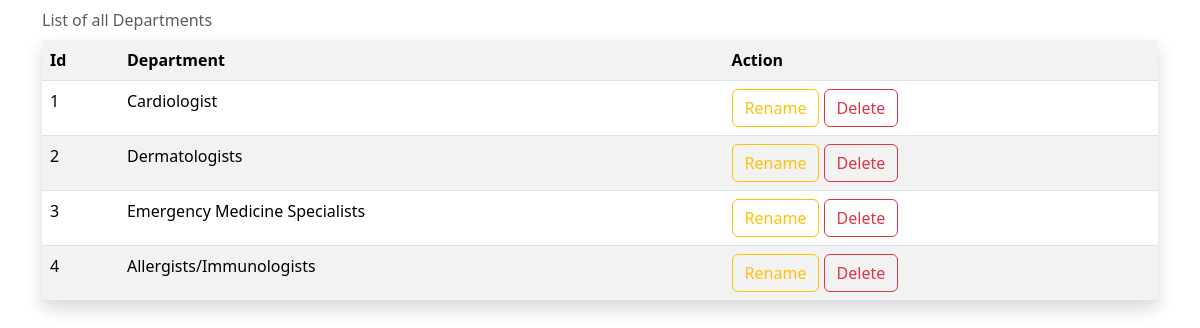
Screenshot of /department/list/ (signed in) with the database file from the repository.
### myapp/models.py (models this page shows, shortened)
class Department(models.Model):
    department=models.CharField(max_length=250,default="Cardiologist")

### myapp/views.py (the view)
# urls.py: path("department/list/",views.DepartmentListView.as_view(),name="department-list"),
@method_decorator(signin_required,name="dispatch")
class DepartmentListView(ListView):
    model=Department
    template_name="department-list.html"
    context_object_name="departments"

### myapp/views.py (called while the page is built)
def signin_required(fn):
    def wrapper(request,*args,**kwargs):
        if not request.user.is_authenticated:
            messages.error(request,"you must login to perform this action !!!")
            return redirect("signin")
        return fn(request,*args,**kwargs)
    return wrapper

### myapp/templates/department-list.html (shortened to what this page needs)
<!DOCTYPE html>
<html lang="en">
<head>
    <link href="https://cdn.jsdelivr.net/npm/bootstrap@5.3.1/dist/css/bootstrap.min.css" rel="stylesheet">
</head>
<body>
    <div class="container">
        <table class="table table-striped p-5 shadow">
    <caption class="caption-top ">List of all Departments</caption>
    <tr>
        <th>Id</th>
        <th>Department</th>
        <th>Action</th>
    </tr>
    {%for d in departments%}
    <div>
    <tr>
        <td>{{forloop.counter}}</td>
        <td>{{d.department}}</td>
        <td>
            <a href="{%url 'department-edit' d.id%}" class="btn btn-outline-warning">Rename</a>
            <a href="{%url 'department-delete' d.id%}" class="btn btn-outline-danger">Delete</a>
        </td>
    </tr>
    {%endfor%}
    </table>
    </div>
</body>
</html>

### rows the page displays
Department: department "Cardiologist"
Department: department "Dermatologists"
Department: department "Emergency Medicine Specialists"
Department: department "Allergists/Immunologists"
